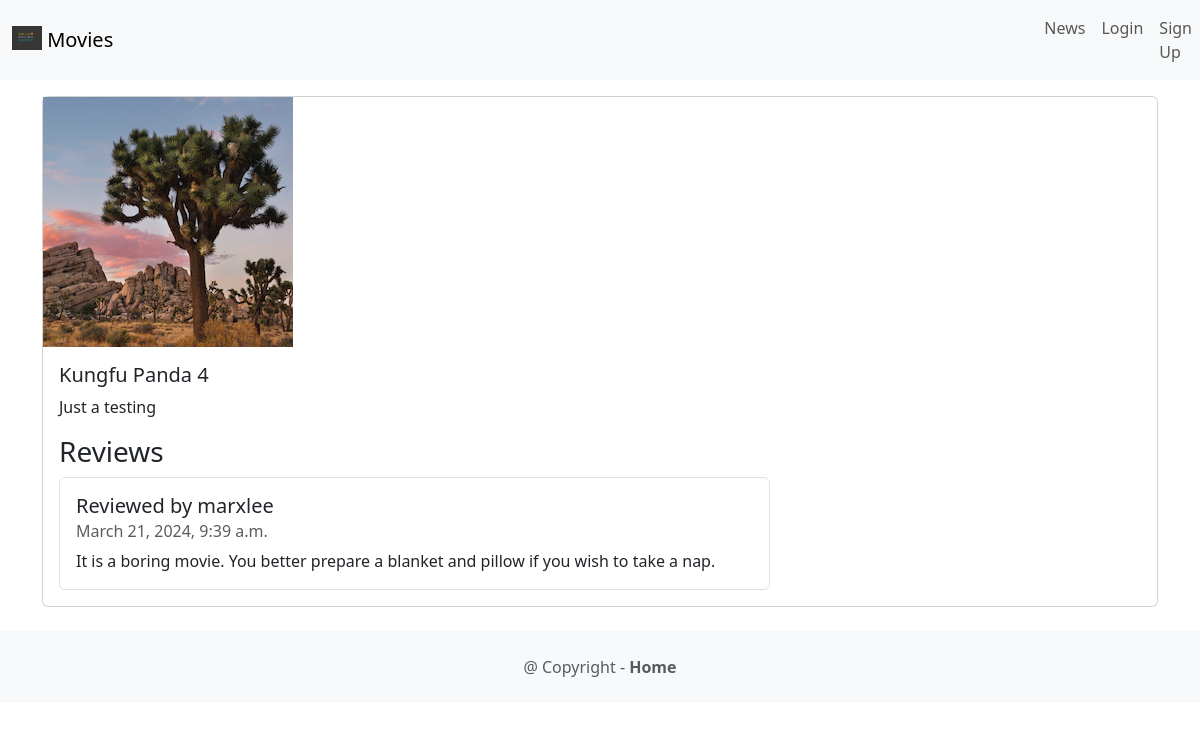
/movie/1, run on the app's committed database.
### movie/models.py (models this page shows, shortened)
class Movie(models.Model):
    title = models.CharField(max_length=100)
    description = models.CharField(max_length=250)
    image = models.ImageField(upload_to='movie/images/')
    url=models.URLField(blank=True)

class Review(models.Model):
    text = models.CharField(max_length=100)
    date = models.DateTimeField(auto_now_add=True)
    user = models.ForeignKey(User, on_delete=models.CASCADE)
    movie = models.ForeignKey(Movie, on_delete=models.CASCADE)
    watchAgain = models.BooleanField()

### movie/views.py (the view)
# urls.py: path('<int:movie_id>', views.detail, name='vspMovieDetail'),
def detail(request, movie_id):
    oMovie = get_object_or_404(Movie, pk=movie_id)
    lReviews = Review.objects.filter(movie = oMovie)
    return render(request, 'detail.html', {'vdoMovie': oMovie, 'vloReviews': lReviews})

### movie/templates/detail.html (shortened to what this page needs)
{% extends 'base.html' %}
    {% block content %}
    <div class="card mb-3">
        <div class="row g-0">
            <div class="col-md-4">
                <img src="{{ vdoMovie.image.url }}" class="img-fluid roundd-start" alt="">
            </div>
        </div>
        <div class="col-md-8">
            <div class="card-body">
                <h5 class="card-title">{{ vdoMovie.title }}</h5>
                <p class="card-text">{{ vdoMovie.description }}</p>
                <h3>Reviews</h3>
                <ul class="list-group">
                    {% for review in vloReviews %}
                    <li class="list-group-item pb-3 pt-3">
                        <h5 class="card-title">
                            Reviewed by {{ review.user.username }}
                        </h5>
                        <h6 class="card-subtitle mb-2 text-muted">
                            {{ review.date }}
                        </h6>
                        <p class="card-text">{{ review.text }}</p>
                    </li>
                    {% endfor %}
                </ul>
            </div>
        </div>
    </div>
    {% endblock %}

### data on the page
Movie: image (picture), title "Kungfu Panda 4", description "Just a testing"
Review: user.username "marxlee", date "March 21, 2024, 9:39 a.m.", text "It is a boring movie. You better prepare a blanket and pillow if you wish to take a nap."
